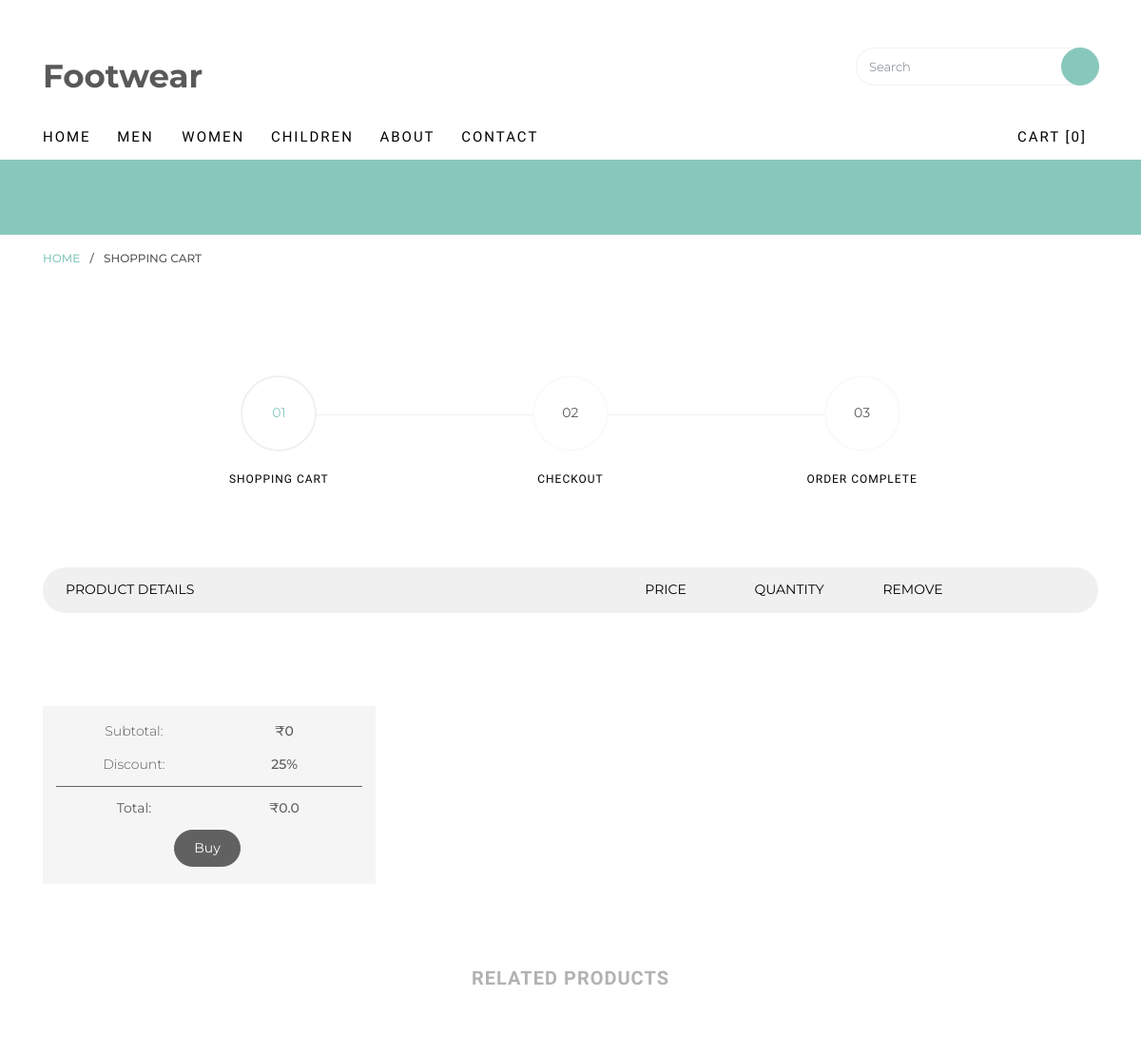
The page /client-cart/ (signed in, upper part) on the database as committed earlier.
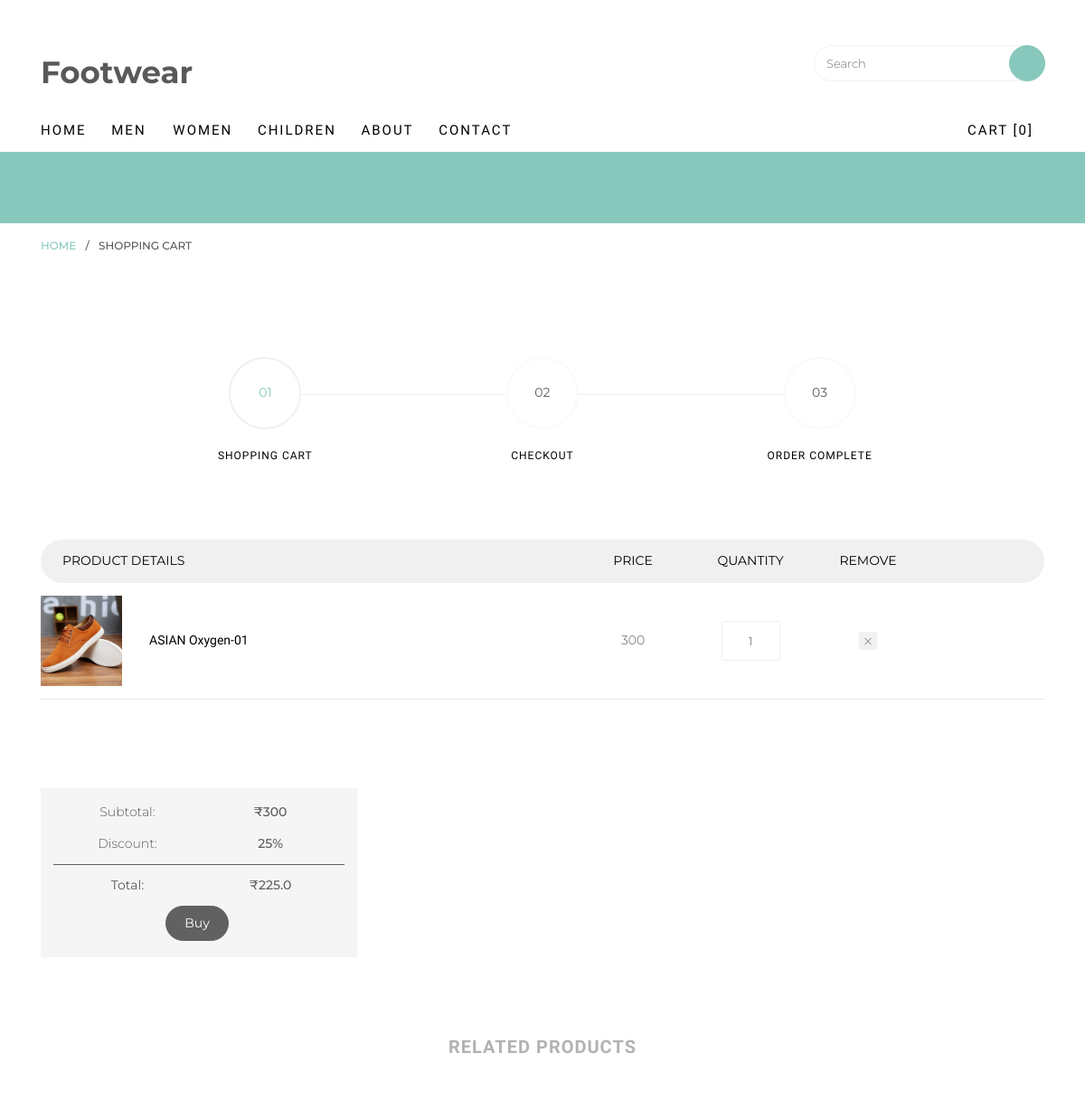
The same page on the database as committed later.
### shoesapp/models.py (models this page shows, shortened)
class Cart(models.Model):
    user = models.ForeignKey(Client,on_delete=models.CASCADE,null=True)
    qty = models.IntegerField()
    cart=models.ForeignKey(Product,on_delete=models.CASCADE,null=True)

### myapp/models.py (models this page shows, shortened)
class Product(models.Model):
    seller = models.ForeignKey(User,on_delete=models.CASCADE)
    name =  models.CharField(max_length=50)
    brand = models.CharField(max_length=50)
    size = models.IntegerField()
    price = models.IntegerField()
    des = models.TextField()
    category = models.ForeignKey(Category,on_delete=models.CASCADE)
    available = models.BooleanField(default=True)
    pic = models.FileField(upload_to='shoesimg',default='avtar.png',null=True)

### shoesapp/views.py (the view)
# urls.py: path('client-cart/',views.cart,name='client-cart'),
def cart(request):
    try:
        uid = Client.objects.get(email=request.session['cemail'])
        cart=Cart.objects.filter(user=uid)
        car=0
        for i in cart:
            car += (i.cart.price * i.qty)
        dis=car-car*25/100
        return render(request,'cart.html',{'cart':cart,'car':car,'dis':dis})
    except:
        return redirect('client-clogin')

### shoesapp/TEMPLATES/cart.html (shortened to what this page needs)
{% extends 'head.html' %}
{% load static %}
{% block head %}
		<div class="breadcrumbs">
			<div class="container">
				<div class="row">
					<div class="col">
						<p class="bread"><span><a href="{% url 'index' %}">Home</a></span> / <span>Shopping Cart</span></p>
					</div>
				</div>
			</div>
		</div>
		<div class="colorlib-product">
			<div class="container">
				<div class="row row-pb-lg">
					<div class="col-md-10 offset-md-1">
						<div class="process-wrap">
							<div class="process text-center active">
								<p><span>01</span></p>
								<h3>Shopping Cart</h3>
							</div>
							<div class="process text-center">
								<p><span>02</span></p>
								<h3>Checkout</h3>
							</div>
							<div class="process text-center">
								<p><span>03</span></p>
								<h3>Order Complete</h3>
							</div>
						</div>
					</div>
				</div>
				<div class="row row-pb-lg">
					<div class="col-md-12">
						<div class="product-name d-flex">
							<div class="one-forth text-left px-4">
								<span>Product Details</span>
							</div>
							<div class="one-eight text-center">
								<span>Price</span>
							</div>
							<div class="one-eight text-center">
								<span>Quantity</span>
							</div>
							<div class="one-eight text-center px-4">
								<span>Remove</span>
							</div>
						</div>
						{% for i in cart %}
						<div class="product-cart d-flex">
							<div class="one-forth">
								<div class="product-img" style="background-image: url({{i.cart.pic.url}});">
								</div>
								<div class="display-tc">
									<h3>{{i.cart.name}}</h3>
								</div>
							</div>
							<div class="one-eight text-center">
								<div class="display-tc">
									<span class="price" id="price">{{i.cart.price}}</span>
								</div>
							</div>
							<div class="one-eight text-center">
								<div class="display-tc">
									<input type="text" id="quantity" name="quantity" class="form-control input-number text-center" value="{{i.qty}}" min="1" max="100">
								</div>
							</div>
							<div class="one-eight text-center">
								<div class="display-tc">
									<a href="{% url 'deletecarts' i.id %}" class="closed"></a>
								</div>
							</div>
						</div>
				{% endfor %}
					</div>
				</div>
				<div class="row row-pb-lg">
					<div class="col-md-12">
						<div class="total-wrap">
							<div class="row">
								<div class="col-sm-4 text-center">
									<div class="total">
										<div class="sub">
											<p><span>Subtotal:</span> <span>₹{{car}}</span></p>
											<p><span>Discount:</span> <span>25%</span></p>
										</div>
										<div class="grand-total">
											<p><span><strong>Total:</strong></span> <span>₹{{dis}}</span></p>
										</div>
										<button class="btn btn-primary">Buy</button>
									</div>
								</div>
							</div>
						</div>
					</div>
				</div>
				<div class="row">
					<div class="col-sm-8 offset-sm-2 text-center colorlib-heading colorlib-heading-sm">
						<h2>Related Products</h2>
					</div>
				</div>
			</div>
		</div>
		{% endblock %}

Rows that differ between the two databases and show on the page:
added Cart: cart.pic (picture), cart.name "ASIAN Oxygen-01", cart.price "300", quantity "1"
Other text that changed with them:
{{ car }}: "0" → "300"
{{ dis }}: "0.0" → "225.0"
